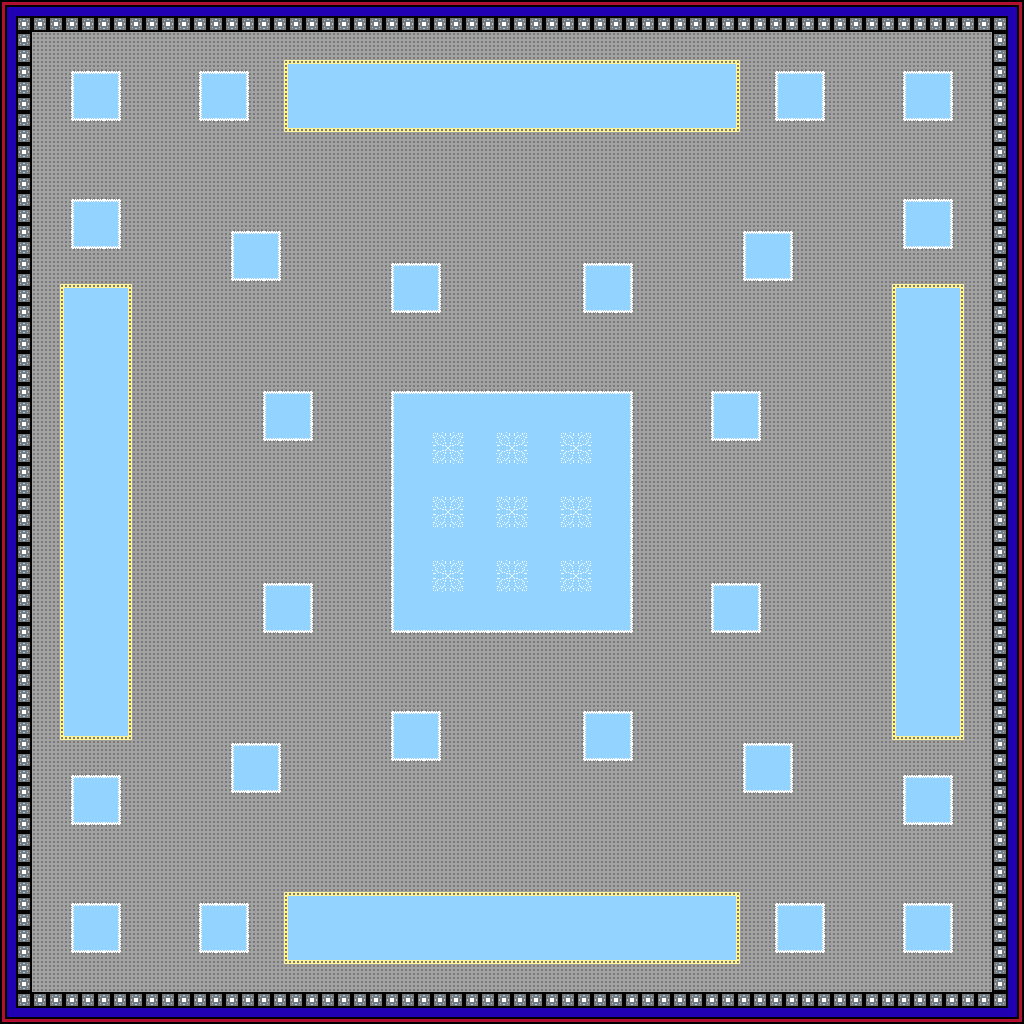

Below is a game level as drawn by its tile map, then a one-line description and the .tmx that defines it (tile-layer data replaced by summaries):
An orthogonal 64x64 tile map with 16x16 px tiles, 2 tile layers (Floor, Walls).

<map version="1.2" tiledversion="1.3.1" orientation="orthogonal" renderorder="right-down" compressionlevel="0" width="64" height="64" tilewidth="16" tileheight="16" infinite="0" nextlayerid="3" nextobjectid="1">
 <tileset firstgid="1" source="../TileSets/1x.tsx" />
 <layer id="1" name="Floor" width="64" height="64">
  <data>[4096 cells, 4096 non-empty, 22 distinct tile ids]</data>
 </layer>
 <layer id="2" name="Walls" width="64" height="64">
  <data>[4096 cells, 496 non-empty, 9 distinct tile ids]</data>
 </layer>
</map>